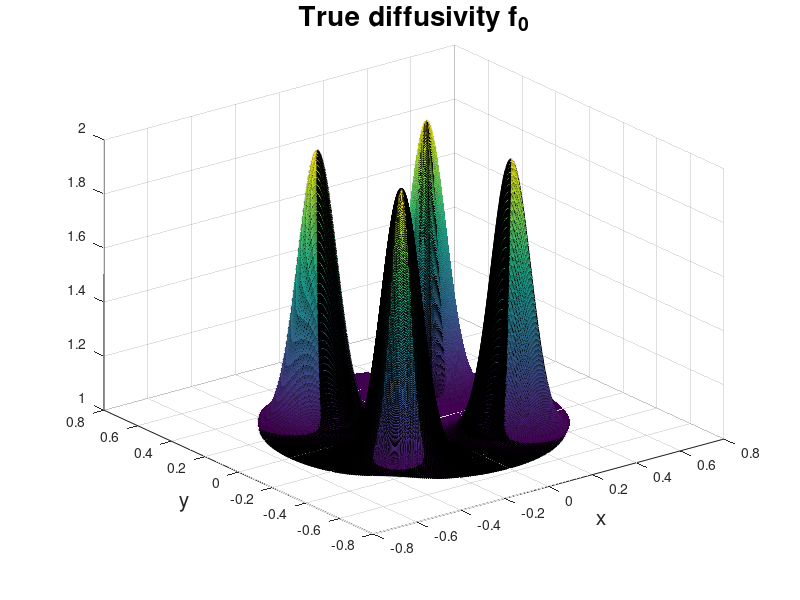

Write MATLAB code to recreate this figure. (Note: this script raises an error after producing the figure.)
% Discrete noisy observations of elliptic PDE solution
%
% Let O be the disk (in R^2) with radius r. Consider the 2D elliptic PDE in
% divergence form with homogeneous Dirichlet boundary conditions:
%
%   div(f_0 grad u)=s, in O
%   u=0, on boundary of O
%
% where s:O -> R is a given C^\infty(O) source function and 
% f_0:O -> [f_min,+infty), f_min>0, is the unknown (sufficiently smooth)
% diffusivity.
%
% There exists a unique classical solution G(f_0)=u_f0. We observe data
%
%   Y_i = u_f0(X_i) + sigma W_i,   i = 1,...,n
%
% where X_i are uniform random locations in O, sigma>0 and W_i are i.i.d. 
% N(0,1) random variables.
%
% The following code generates n observations (Y_i,X_i), i=1,...,n

%%
% Specify true diffusivity f_0

% Display more digits
format long

% Specify radius of disk
r = 1/sqrt(pi);

% Specify f_0 as a function of (x,y)
f_min = 1;
f0 = @(x,y) f_min + exp(-(10*x-2.5).^2-(10*y-2.5).^2)...
    + exp(-(10*x-2.5).^2-(10*y+2.5).^2)...
    + exp(-(10*x+2.5).^2-(10*y+2.5).^2)...
    +exp(-(10*x+2.5).^2-(10*y-2.5).^2);

% Plot f_0 (possibly as a surface)
nRhos = linspace(0,r,500) ;
nThetas = linspace(0,2*pi,500) ;
[Rhos, Thetas] = meshgrid(nRhos,nThetas) ;
xx = Rhos.*cos(Thetas); 
yy = Rhos.*sin(Thetas);
f0_surf = f_min + exp(-(10*xx-2.5).^2-(10*yy-2.5).^2)...
    + exp(-(10*xx-2.5).^2-(10*yy+2.5).^2)...
    + exp(-(10*xx+2.5).^2-(10*yy+2.5).^2)...
    + exp(-(10*xx+2.5).^2-(10*yy-2.5).^2);
figure()
surf(xx, yy, f0_surf)
title('True diffusivity f_0','FontSize',20)
%l = light('Position',[-50 -15 29])
%set(gca,'CameraPosition',[208 -50 7687])
xlabel('x','FontSize', 15)
ylabel('y', 'FontSize', 15)
lighting phong
shading interp
colorbar EastOutside
colormap jet % change colormap. Some options are parula (default), jet, 
% hot, cool (default for pdeplot), winter
view(0,90) % to set view from above. Set view(45,45) for view from side
colorbar

%%
% Elliptic PDE solution corresponding to true diffusivity f_0

% Specify true diffusivity as a function of (location,state) 
% to pass to elliptic PDE solver
f0_fun=@(location,state) f0(location.x,location.y);

% Create PDE model
model = createpde();

% Define circular domain O with centre (0,0) and radius r
O = [1,0,0,r]';

% Create geometry
geom = decsg(O);
geometryFromEdges(model,geom);

% Plot geometry
%figure()
%pdegplot(model,'EdgeLabels','on')

% Create mesh
mesh = generateMesh(model,'Hmax',0.05); % reduce Hmax for finer mesh
mesh=model.Mesh.Nodes;
mesh_size=size(mesh);
mesh_size=mesh_size(2);
%figure()
%pdeplot(model)

% Specify zero Dirichlet boundary conditions on all edges
applyBoundaryCondition(model,'dirichlet','Edge',1:model.Geometry.NumEdges,'u',0);

% Specify the coefficients with c=f_0 and f=1 (the sintax for the source in MATLAB)
specifyCoefficients(model,'m',0,'d',0,'c',f0_fun,'a',0,'f',1);

% Solve PDE and plot solution
results = solvepde(model);
u0 = results.NodalSolution; 
figure()
pdeplot(model,'XYData',u0)
title('PDE solution G(f_0)\equiv u_{f_0}','FontSize', 20)
xlabel('x','FontSize', 15)
ylabel('y', 'FontSize', 15)

%%
% Noisy observations of PDE solution and log-likelihood computation

% Sample design points and noise variales
n=1000; % number of observations
sigma=.001; % noise standard deviation
rand_index=sort(randsample(mesh_size,n)); % random indices in the mesh
rand_mesh=mesh(:,rand_index); % random sample of mesh points drawn 
% uniformly at random
figure()
scatter(rand_mesh(1,:), rand_mesh(2,:),'filled') % plot of sampled locations
title('Random design points X_1,...,X_n','FontSize', 20)
xlabel('x','FontSize', 15)
ylabel('y', 'FontSize', 15)

% Sample observations
observations=u0(rand_index)+(mvnrnd(zeros(n,1),sigma^2*eye(n)))'; % add 
% i.i.d N(0,sigma^2) noise to the observation
u0_corrupted=u0;
u0_corrupted(rand_index)=observations;

% Plot corrupted PDE solution
figure()
pdeplot(model,'XYData',u0_corrupted)
title('Observations Y_i=u_{f_0}(X_i)+\sigma W_i','FontSize', 20);
xlabel('x','FontSize', 15)
ylabel('y', 'FontSize', 15)

% Compute log-likelihood of f_0
loglik0=-sum((observations-u0(rand_index)).^2 )/(2*sigma^2);
disp(['Log-likelihood of f_0 = ', num2str(loglik0)])

